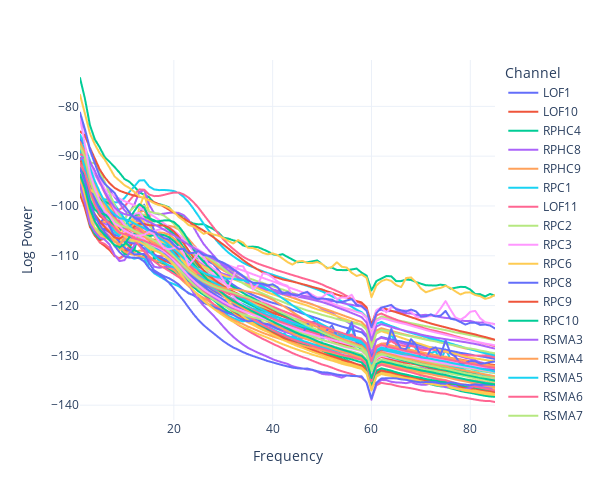

This figure's notebook cell:
### Code cell
# Dynamic plot with Plotly
fig = px.line(tfr, x = 'frequency', y = 'log_power', color = 'channel', template = 'plotly_white', width = 600, height = 500)
fig.update_layout(xaxis_title = 'Frequency', yaxis_title = 'Log Power', legend_title = 'Channel')
fig.show()
